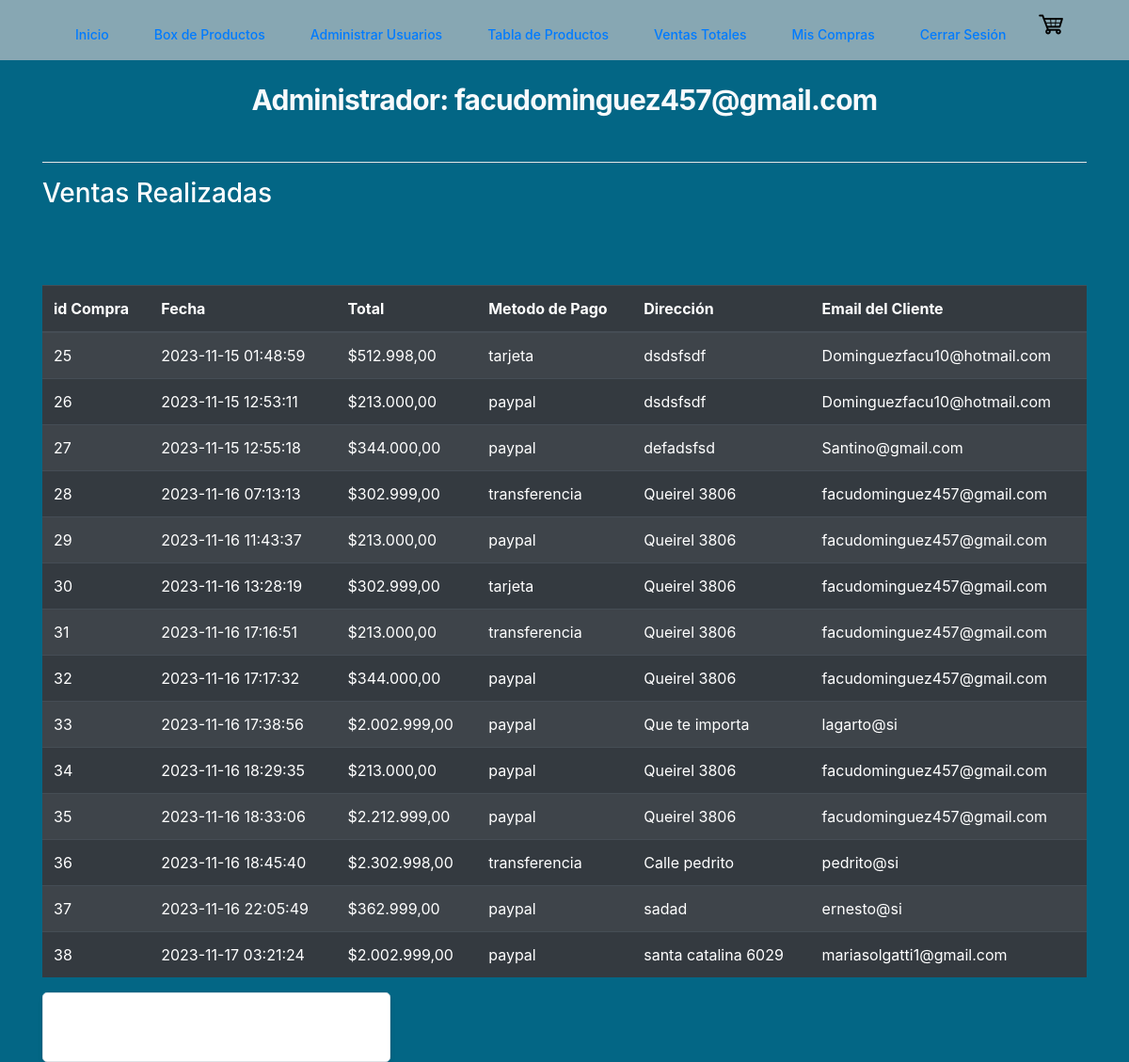
/index.php?modulo=Todas_Las_Ventas (signed in), run on the app's committed database.
### tables this page shows
CREATE TABLE `ventas` (
  `id` int(11) NOT NULL,
  `idCliente` int(11) NOT NULL,
  `fecha` datetime NOT NULL DEFAULT current_timestamp(),
  `total` int(11) NOT NULL,
  `metodo_pago` varchar(250) NOT NULL,
  `direccion_envio` varchar(250) NOT NULL
);

CREATE TABLE `clientes` (
  `id` int(11) NOT NULL,
  `email` varchar(50) NOT NULL,
  `clave` varchar(50) NOT NULL,
  `nombre` varchar(50) NOT NULL,
  `rol` int(11) NOT NULL,
  `apellido` varchar(50) DEFAULT NULL,
  `direccion` varchar(50) DEFAULT NULL,
  `telefono` bigint(20) DEFAULT NULL
);

### src/modulos/Todas_Las_Ventas.php (the view, shortened to what this page needs)
<!DOCTYPE html>
<html lang="en">
<head>
    <link rel="stylesheet" href="https://cdn.jsdelivr.net/npm/bootstrap@4.4.1/dist/css/bootstrap.min.css">
</head>
<div class="bg-[--color-primary]">
    <div class="container is-fluid">
        <div class="col-xs-12">
            <h1 class="text-3xl mt-6 font-bold tracking-tight flex justify-center text-[#f8fafc]">
                Administrador: <?php echo $_SESSION['nombre_usuario']; ?>
            </h1>
            <br />
            <hr class="bg-white">
            <h3 class="text-white">Ventas Realizadas</h3>
            <br>
            <br>
            <br>
            <table class="table table-striped table-dark " id="table_id">
                <thead>
                    <tr>
                        <th>id Compra</th>
                        <th>Fecha</th>
                        <th>Total</th>
                        <th>Metodo de Pago</th>
                        <th>Dirección</th>
                        <th>Email del Cliente</th>
                    </tr>
                </thead>
                <tbody>
                    <?php
                    $id_usuario = $_SESSION['rol'];
                    $SQL = "CALL MostrarVentasConConteo($id_usuario)";
                    $dato = mysqli_query($con, $SQL);
                    if (mysqli_error($con)) {
                        echo "Hola";
                    } else {
                        if ($dato->num_rows > 0) {
                            while ($fila = mysqli_fetch_assoc($dato)) {
                    ?>
                                <tr>
                                    <td><?php echo $fila['id']; ?></td>
                                    <td><?php echo $fila['fecha']; ?></td>
                                    <td>$<?php echo number_format($fila['total'], 2, ',', '.'); ?></td>
                                    <td><?php echo $fila['metodo_pago']; ?></td>
                                    <td><?php echo $fila['direccion_envio']; ?></td>
                                    <td><?php echo $fila['email_cliente']; ?></td>
                                </tr>
                            <?php
                            }
                        } else {
                            ?>
                            <tr class="text-center">
                                <td colspan="16">No existen Ventas</td>
                            </tr>
                    <?php
                        }
                    }
                    ?>
            </table>
        </div>
        <div class="mt-6 h-full rounded-lg border bg-white p-6 shadow-md md:mt-0 md:w-1/3">
            <div class="mb-2 flex justify-between">
            </div>
        </div>
    </div>
</div>
</html>

### data on the page
ventas: id "25", fecha "2023-11-15 01:48:59", total "512.998,00", metodo_pago "tarjeta", direccion_envio "dsdsfsdf", idCliente.email "Dominguezfacu10@hotmail.com"
ventas: id "26", fecha "2023-11-15 12:53:11", total "213.000,00", metodo_pago "paypal", direccion_envio "dsdsfsdf", idCliente.email "Dominguezfacu10@hotmail.com"
ventas: id "27", fecha "2023-11-15 12:55:18", total "344.000,00", metodo_pago "paypal", direccion_envio "defadsfsd", idCliente.email "Santino@gmail.com"
ventas: id "28", fecha "2023-11-16 07:13:13", total "302.999,00", metodo_pago "transferencia", direccion_envio "Queirel 3806", idCliente.email "facudominguez457@gmail.com"
ventas: id "29", fecha "2023-11-16 11:43:37", total "213.000,00", metodo_pago "paypal", direccion_envio "Queirel 3806", idCliente.email "facudominguez457@gmail.com"
ventas: id "30", fecha "2023-11-16 13:28:19", total "302.999,00", metodo_pago "tarjeta", direccion_envio "Queirel 3806", idCliente.email "facudominguez457@gmail.com"
ventas: id "31", fecha "2023-11-16 17:16:51", total "213.000,00", metodo_pago "transferencia", direccion_envio "Queirel 3806", idCliente.email "facudominguez457@gmail.com"
ventas: id "32", fecha "2023-11-16 17:17:32", total "344.000,00", metodo_pago "paypal", direccion_envio "Queirel 3806", idCliente.email "facudominguez457@gmail.com"
ventas: id "33", fecha "2023-11-16 17:38:56", total "2.002.999,00", metodo_pago "paypal", direccion_envio "Que te importa", idCliente.email "lagarto@si"
ventas: id "34", fecha "2023-11-16 18:29:35", total "213.000,00", metodo_pago "paypal", direccion_envio "Queirel 3806", idCliente.email "facudominguez457@gmail.com"
ventas: id "35", fecha "2023-11-16 18:33:06", total "2.212.999,00", metodo_pago "paypal", direccion_envio "Queirel 3806", idCliente.email "facudominguez457@gmail.com"
ventas: id "36", fecha "2023-11-16 18:45:40", total "2.302.998,00", metodo_pago "transferencia", direccion_envio "Calle pedrito", idCliente.email "pedrito@si"
ventas: id "37", fecha "2023-11-16 22:05:49", total "362.999,00", metodo_pago "paypal", direccion_envio "sadad", idCliente.email "ernesto@si"
ventas: id "38", fecha "2023-11-17 03:21:24", total "2.002.999,00", metodo_pago "paypal", direccion_envio "santa catalina 6029", idCliente.email "mariasolgatti1@gmail.com"

### other printed values
$_SESSION['nombre_usuario'] "facudominguez457@gmail.com"
